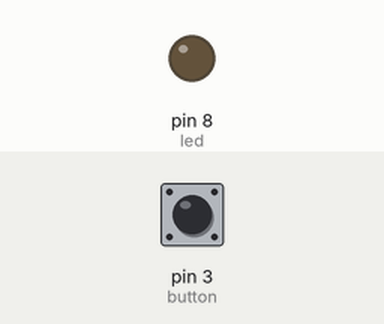
Simulated run of this sketch. Board: Arduino Uno, built with avr-gcc and run on an emulated ATmega328P. Shown: output pins drawn as LEDs (lit = HIGH). Inputs (shaded band) come from the test bench; at power-on: pin 3 (button) HIGH.

Above: at 1.2 s.
1.3 s: pin 3 (button) pulled LOW for 0.15 s
At 1.8 s:
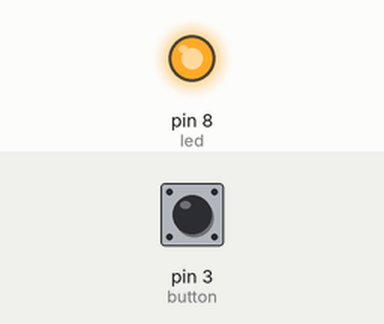
2.9 s: pin 3 (button) pulled LOW for 1 s
At 4.3 s:
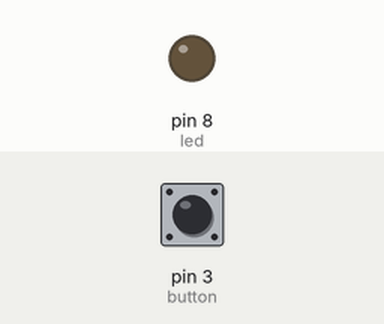
5.4 s: pin 3 (button) pulled LOW for 3.2 s
At 9.1 s:
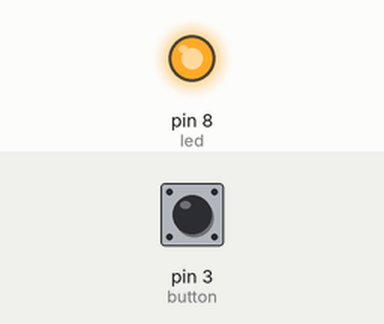
Timing chart, 0 to 10.6 s (numbered marks = the images above; inputs shaded):
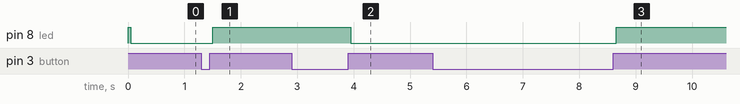

The sketch:

debounce12.ino
```cpp
const int led=8;
const int button=3;
int ledstate=HIGH;
int buttonstate=LOW;
int laststate;
unsigned long lastdebounce=0;
unsigned long debouncedelay = 50;
void setup() {
  pinMode(button,INPUT);
  pinMode(led,OUTPUT);
}
void loop() {
  // put your main code here, to run repeatedly:
  int reading=digitalRead(button);
  if(reading!=laststate){
    lastdebounce=millis();
  }
  if((millis()-lastdebounce) > debouncedelay)
  {
    if(buttonstate!=reading){
      buttonstate=reading;
      if(buttonstate==HIGH){
      ledstate=!ledstate;
    }
    }
  }
  digitalWrite(led,ledstate);
  laststate=reading;
}
```

Measured:
- after the input at 1.3 s, pin 8 (led): LOW → HIGH after 0.20 s
- after the input at 2.9 s, pin 8 (led): HIGH → LOW after 1.1 s
- after the input at 5.4 s, pin 8 (led): LOW → HIGH after 3.3 s
